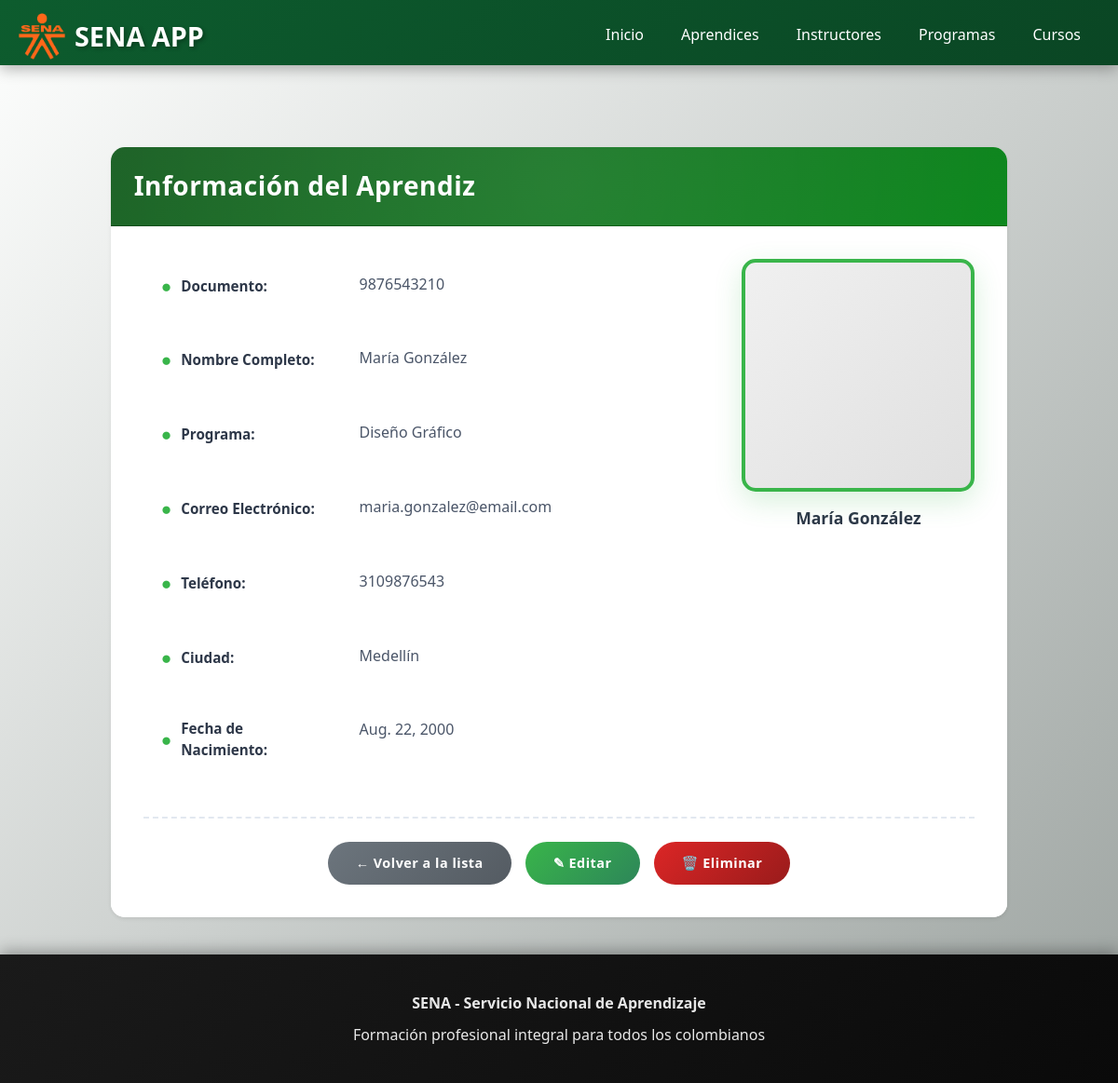
Page /aprendices/9876543210/ on the committed database.
### aprendices/models.py (models this page shows, shortened)
class Aprendiz(models.Model):
    document = models.CharField(max_length=20, primary_key=True)
    firstname = models.CharField(max_length=50)
    lastname = models.CharField(max_length=50)
    phone = models.CharField(max_length=20, null=True)
    email = models.EmailField(null=True)
    birthdate = models.DateField(null=True)
    city = models.CharField(max_length=50, null=True)
    program = models.CharField(max_length=50)

### aprendices/views.py (the view)
# urls.py: path('aprendices/<str:document>/', views.aprendices_details, name='aprendices_details'),
def aprendices_details(request, document):
    aprendiz = Aprendiz.objects.get(document=document)
    context = {
        "aprendiz": aprendiz,
    }
    return render(request, 'aprendices_details.html', context)

### aprendices/templates/aprendices_details.html (shortened to what this page needs)
{% extends 'master.html' %}
{% block page_content %}
<div class="detail-container">
    <div class="row justify-content-center">
        <div class="col-md-10">
            <div class="card detail-card shadow-sm border-0">
                <div class="card-header detail-header bg-success text-white">
                    <h3 class="mb-0">Información del Aprendiz</h3>
                </div>
                <div class="card-body detail-body">
                    <div class="profile-section">
                        <div class="info-section">
                            <div class="info-row row mb-3">
                                <div class="col-md-4 info-label fw-bold">Documento:</div>
                                <div class="col-md-8 info-value">{{ aprendiz.document }}</div>
                            </div>
                            <div class="info-row row mb-3">
                                <div class="col-md-4 info-label fw-bold">Nombre Completo:</div>
                                <div class="col-md-8 info-value">{{ aprendiz.firstname }} {{ aprendiz.lastname }}</div>
                            </div>
                            <div class="info-row row mb-3">
                                <div class="col-md-4 info-label fw-bold">Programa:</div>
                                <div class="col-md-8 info-value">{{ aprendiz.program }}</div>
                            </div>
                            <div class="info-row row mb-3">
                                <div class="col-md-4 info-label fw-bold">Correo Electrónico:</div>
                                <div class="col-md-8 info-value">{{ aprendiz.email }}</div>
                            </div>
                            <div class="info-row row mb-3">
                                <div class="col-md-4 info-label fw-bold">Teléfono:</div>
                                <div class="col-md-8 info-value">{{ aprendiz.phone }}</div>
                            </div>
                            <div class="info-row row mb-3">
                                <div class="col-md-4 info-label fw-bold">Ciudad:</div>
                                <div class="col-md-8 info-value">{{ aprendiz.city }}</div>
                            </div>
                            <div class="info-row row mb-3">
                                <div class="col-md-4 info-label fw-bold">Fecha de Nacimiento:</div>
                                <div class="col-md-8 info-value">{{ aprendiz.birthdate }}</div>
                            </div>
                        </div>
                        <div class="profile-photo-container">
                            <div class="profile-photo">
                            </div>
                            <div class="profile-name">
                                {{ aprendiz.firstname }} {{ aprendiz.lastname }}
                            </div>
                        </div>
                    </div>
                    <div class="actions-container mt-4 text-center">
                        <div style="display: flex; gap: 15px; justify-content: center; flex-wrap: wrap;">
                            <a href="/aprendices/" style="padding: 12px 30px; background: linear-gradient(135deg, #6c757d 0%, #545b62 100%); color: white; text-decoration: none; border-radius: 25px; font-weight: 600; transition: all 0.3s ease; font-size: 0.9rem; letter-spacing: 0.5px;"
                               onmouseover="this.style.transform='scale(1.05)'; this.style.boxShadow='0 10px 25px rgba(108, 117, 125, 0.3)'"
                               onmouseout="this.style.transform='scale(1)'; this.style.boxShadow='none'">
                                ← Volver a la lista
                            </a>
                            <a href="/aprendices/{{ aprendiz.document }}/editar/" style="padding: 12px 30px; background: linear-gradient(135deg, #39b54a 0%, #2d8659 100%); color: white; text-decoration: none; border-radius: 25px; font-weight: 600; transition: all 0.3s ease; font-size: 0.9rem; letter-spacing: 0.5px;"
                               onmouseover="this.style.transform='scale(1.05)'; this.style.boxShadow='0 10px 25px rgba(57, 181, 74, 0.3)'"
                               onmouseout="this.style.transform='scale(1)'; this.style.boxShadow='none'">
                                ✎ Editar
                            </a>
                            <a href="/aprendices/{{ aprendiz.document }}/eliminar/" style="padding: 12px 30px; background: linear-gradient(135deg, #dc2626 0%, #991b1b 100%); color: white; text-decoration: none; border-radius: 25px; font-weight: 600; transition: all 0.3s ease; font-size: 0.9rem; letter-spacing: 0.5px;"
                               onmouseover="this.style.transform='scale(1.05)'; this.style.boxShadow='0 10px 25px rgba(220, 38, 38, 0.3)'"
                               onmouseout="this.style.transform='scale(1)'; this.style.boxShadow='none'">
                                🗑️ Eliminar
                            </a>
                        </div>
                    </div>
                </div>
            </div>
        </div>
    </div>
</div>
{% endblock %}

### aprendices/static/css/main.css (style rules this page uses)
* { margin: 0; padding: 0; box-sizing: border-box; }
body { font-family: 'Segoe UI', Tahoma, Geneva, Verdana, sans-serif; background: linear-gradient(135deg, #fefffe 0%, #9ca3a0 100%); min-height: 100vh; display: flex; flex-direction: column; }

### aprendices/templates/aprendices_details.html (style rules this page uses)
.detail-card { border-radius: 15px; overflow: hidden; transition: transform 0.3s ease, box-shadow 0.3s ease; }
.detail-header { background: linear-gradient(135deg, #185e22ff 0%, #068517ff 100%); padding: 25px; position: relative; overflow: hidden; }
.detail-header::before { content: ''; position: absolute; top: -50%; right: -50%; width: 200%; height: 200%; background: radial-gradient(circle, rgba(255,255,255,0.1) 0%, transparent 70%); animation: pulse 4s ease-in-out infinite; }
.detail-header h3 { position: relative; z-index: 1; font-weight: 600; letter-spacing: 0.5px; }
.detail-body { padding: 35px; background: white; }
.profile-section { display: flex; gap: 30px; align-items: flex-start; }
.info-section { flex: 1; }
.profile-photo-container { flex-shrink: 0; width: 250px; }
.profile-photo { width: 100%; aspect-ratio: 1; border-radius: 15px; overflow: hidden; border: 4px solid #39b54a; box-shadow: 0 10px 30px rgba(57, 181, 74, 0.2); background: linear-gradient(135deg, #f0f0f0 0%, #e0e0e0 100%); display: flex; align-items: center; justify-content: center; position: relative; }
.profile-name { text-align: center; margin-top: 15px; font-weight: 600; color: #2d3748; font-size: 1.1rem; }
.info-row { padding: 15px; margin-bottom: 10px; border-radius: 10px; transition: all 0.3s ease; border-left: 4px solid transparent; }
.info-label { color: #2d3748; font-weight: 600; font-size: 0.95rem; margin-bottom: 5px; display: flex; align-items: center; }
.info-label::before { content: '●'; color: #39b54a; margin-right: 10px; font-size: 1.2rem; }
.info-value { color: #4a5568; font-size: 1rem; padding-left: 24px; }
.actions-container { margin-top: 35px; padding-top: 25px; border-top: 2px dashed #e2e8f0; }

### rows in the picture
Aprendiz: document "9876543210", firstname "María", lastname "González", program "Diseño Gráfico", email "maria.gonzalez@email.com", phone "3109876543", city "Medellín", birthdate "Aug. 22, 2000"
